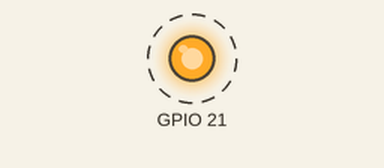
Bench run of a program on a simulated Raspberry Pi (BCM pin numbers). On the bench: output pins drawn as LEDs (lit = HIGH). Dashed ring = blinking.

Above: at 0.5 s.
Timing chart, 0 to 4.6 s (numbered marks = the images above):
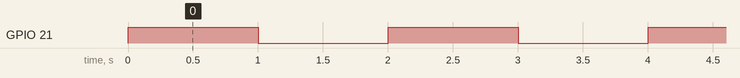

Measured:
- by itself, GPIO 21: alternates HIGH for 1.0 s and LOW for 1.0 s

The program:

2-led_blinks_forever.py
```python
# from the 'time' library, import the sleep method
from time import sleep
import RPi.GPIO as GPIO
GPIO.setmode(GPIO.BCM)
GPIO.setwarnings(False)

GPIO.setup(21, GPIO.OUT)

# this will make it loop forever unless you have a condition stating otherwise
while True:

  # turn led on
  GPIO.output(21, GPIO.HIGH)
  sleep(1)

  # turn led off
  GPIO.output(21, GPIO.LOW)
  sleep(1)
```
